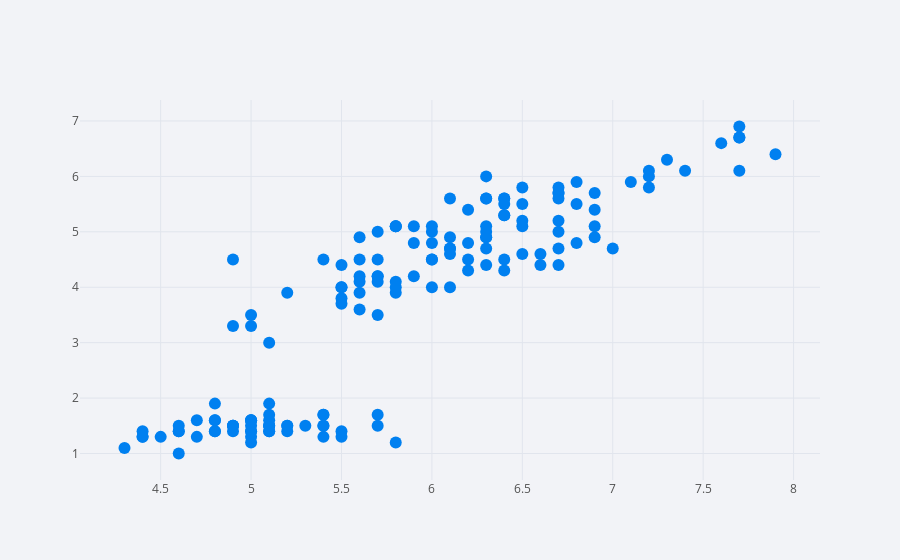

This figure's notebook cell:
### Code cell
df.iplot(x='SepalLengthCm', y='PetalLengthCm',mode='markers',kind="scatter")

### Figure 1 — Plotly figure (JSON) as saved in the notebook; plotly's stock layout.template omitted (floating-point values rounded to 4 significant figures; data arrays with more than 128 entries replaced by an {"elided": "..."} marker saying what was removed)
{"data": [{"line": {"color": "rgba(0, 128, 240, 1.0)", "dash": "solid", "shape": "linear", "width": 1.3}, "marker": {"size": 12, "symbol": "circle"}, "mode": "markers", "name": "PetalLengthCm", "text": "", "type": "scatter", "x": {"elided": "150 float values"}, "y": {"elided": "150 float values"}}], "layout": {"legend": {"bgcolor": "#F2F3F7", "font": {"color": "#505050"}}, "paper_bgcolor": "#F2F3F7", "plot_bgcolor": "#F2F3F7", "title": {"font": {"color": "#484848"}}, "xaxis": {"gridcolor": "#E1E5ED", "showgrid": true, "tickfont": {"color": "#505050"}, "title": {"font": {"color": "#505050"}, "text": ""}, "zerolinecolor": "#E1E5ED"}, "yaxis": {"gridcolor": "#E1E5ED", "showgrid": true, "tickfont": {"color": "#505050"}, "title": {"font": {"color": "#505050"}, "text": ""}, "zerolinecolor": "#E1E5ED"}}}
